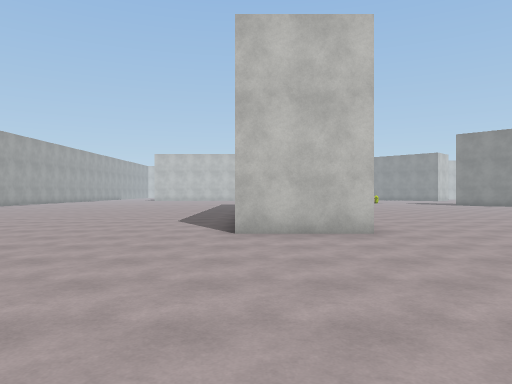
View 1 (above)

24 first-person views from a walk through a Unity game level. The camera is 1.5 m above the floor, looks level and sees 70° across. The floor is counted in squares, 2 m on a side. Each view is taken from the middle of a square. On the plan, view 1 faces up. The plan holds only what a view shows up to about 11 squares ahead; the rest is blank. The place goes on beyond the plan. The player is left out. Surface patterns are stand-ins for the level's own textures.

View 2
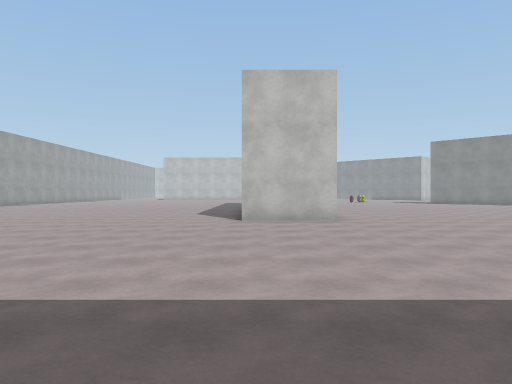

View 3
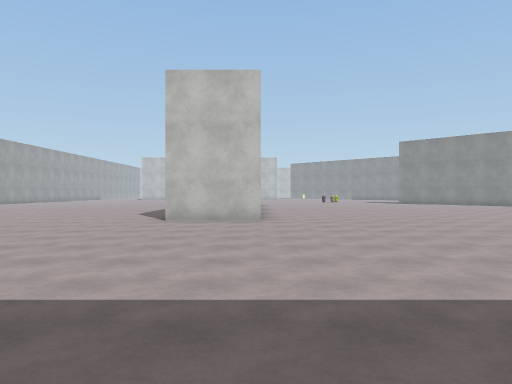

View 4
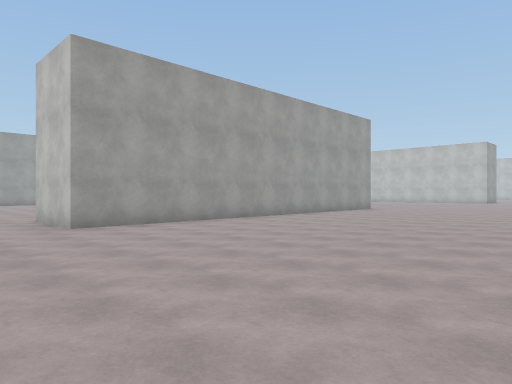

View 5
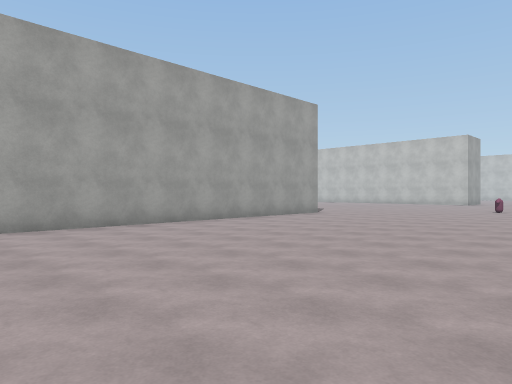

View 6
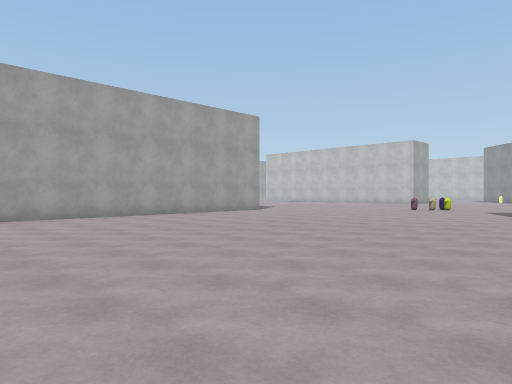

View 7
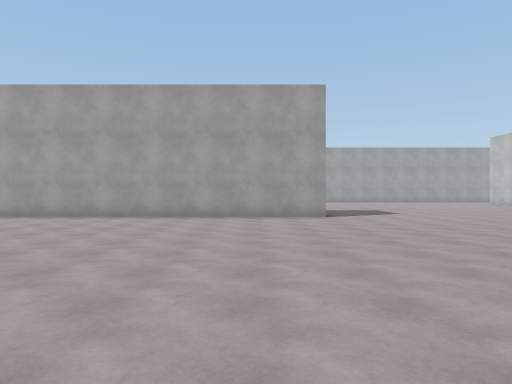

View 8
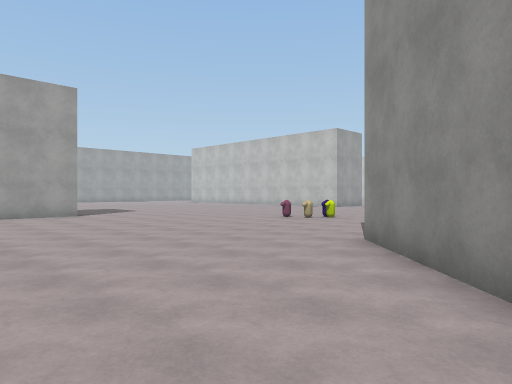

View 9
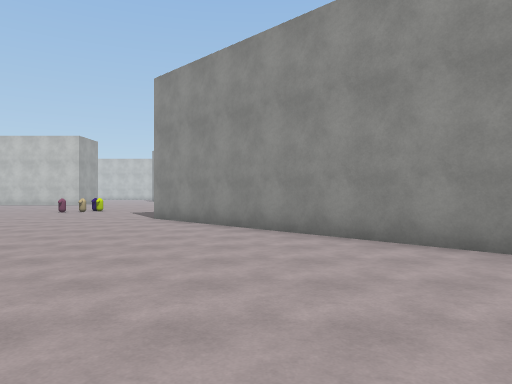

View 10
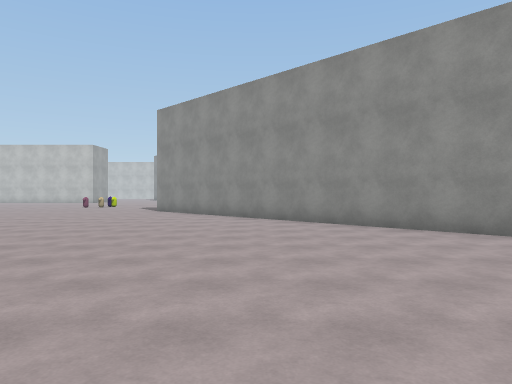

View 11
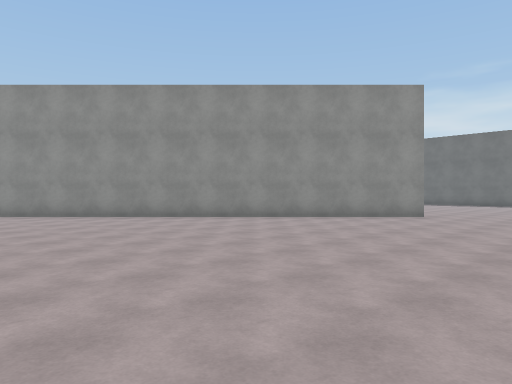

View 12
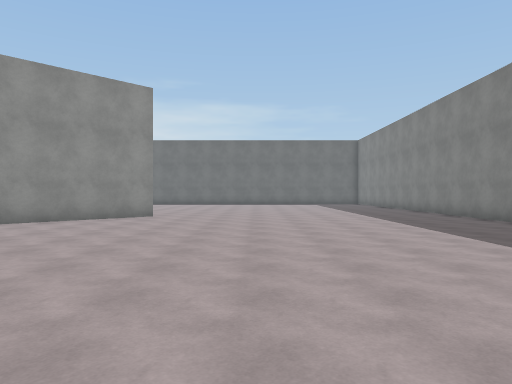

View 13
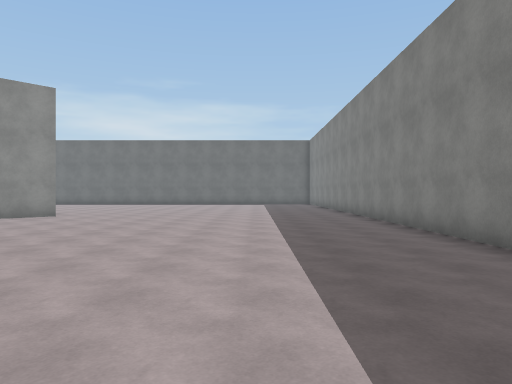

View 14
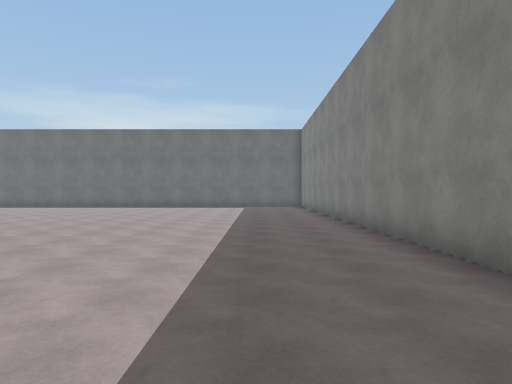

View 15
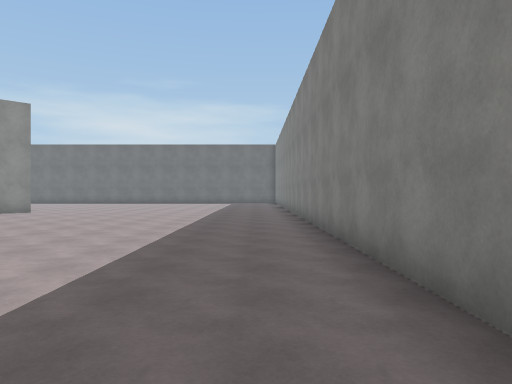

View 16
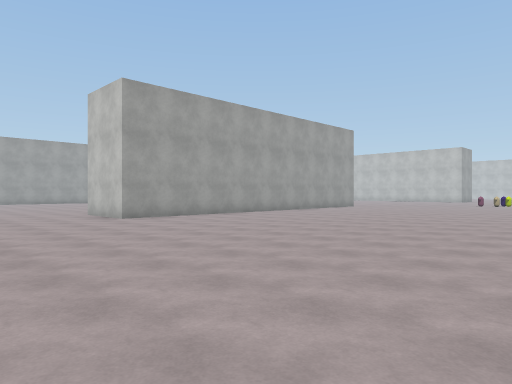

View 17
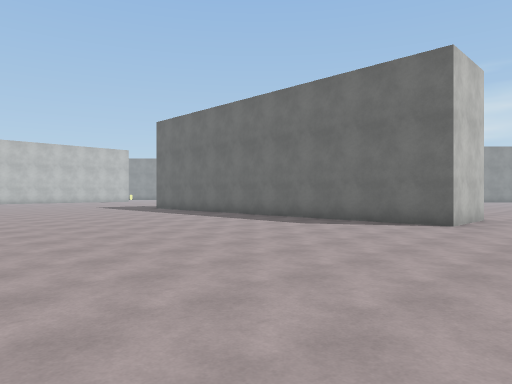

View 18
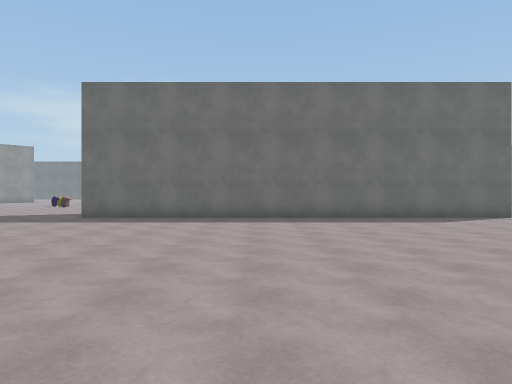

View 19
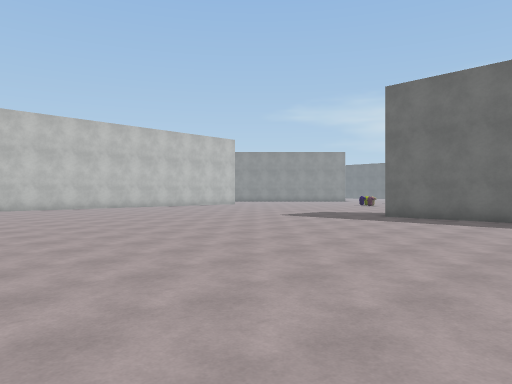

View 20
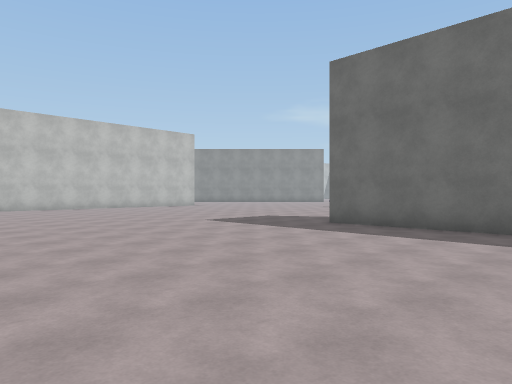

View 21
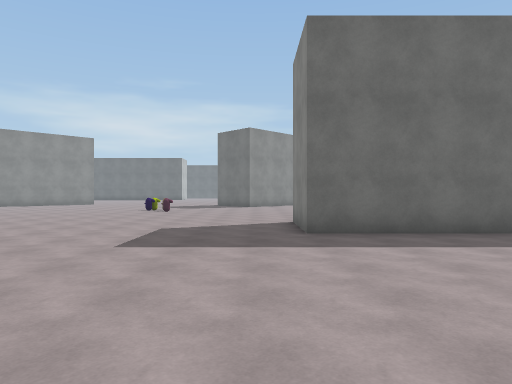

View 22
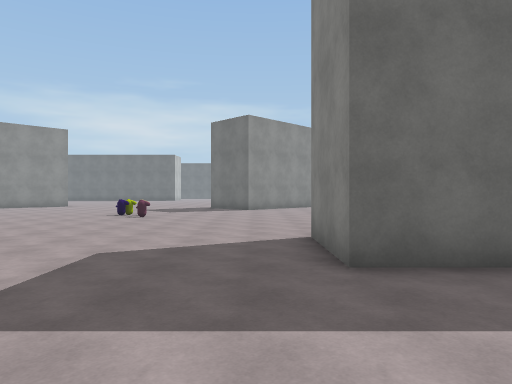

View 23
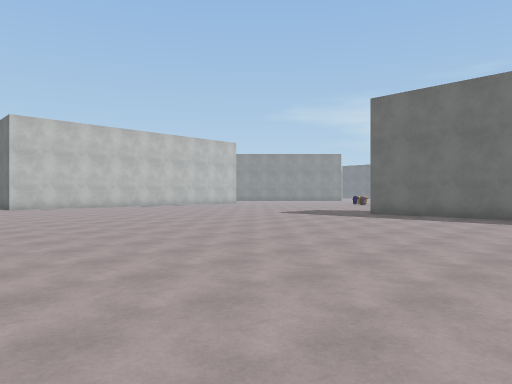

View 24
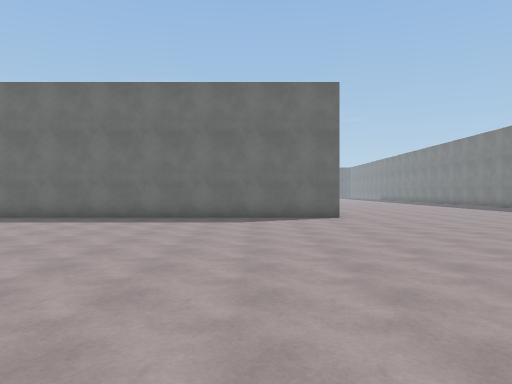

### Floor plan
Points are (right, up) in squares from view 1. A wall is a line through its corners. A room is listed if a view was taken in it or the views show most of it. See-through windows are left out.
Room 1 (views 1, 2, 3, 4, 5, 6, 7, 8, 9, 10, 11, 12, 13, 14, 15, 16, 17, 18, 19, 20, 21, 22, 23, 24)
walls: (2.1, 6.6) (-0.4, 6.6) (-0.4, 19.1) (2.1, 19.1) (2.1, 6.6); (13.9, -3.3) (28.9, -3.3); (25.3, 6.1) (11.1, 20.3)
objects: other object (7, 23) to (8, 24)

Positions as (right, up) in squares from view 1, and headings:
1: (0, 0), facing up
2: (0, -3), facing up
3: (2, -3), facing up
4: (10, 4), facing up-left
5: (10, 8), facing up-left
6: (13, 8), facing up-left
7: (13, 17), facing left
8: (14, 15), facing up-left
9: (14, 10), facing up
10: (15, 6), facing up
11: (14, 2), facing up-right
12: (14, 3), facing right
13: (14, 0), facing right
14: (18, -1), facing right
15: (12, -2), facing right
16: (12, 2), facing up-left
17: (-9, 4), facing up-right
18: (-11, 14), facing right
19: (-11, 14), facing up-right
20: (-8, 14), facing up-right
21: (-7, 20), facing right
22: (-4, 20), facing right
23: (-12, 13), facing up-right
24: (-11, 9), facing right
